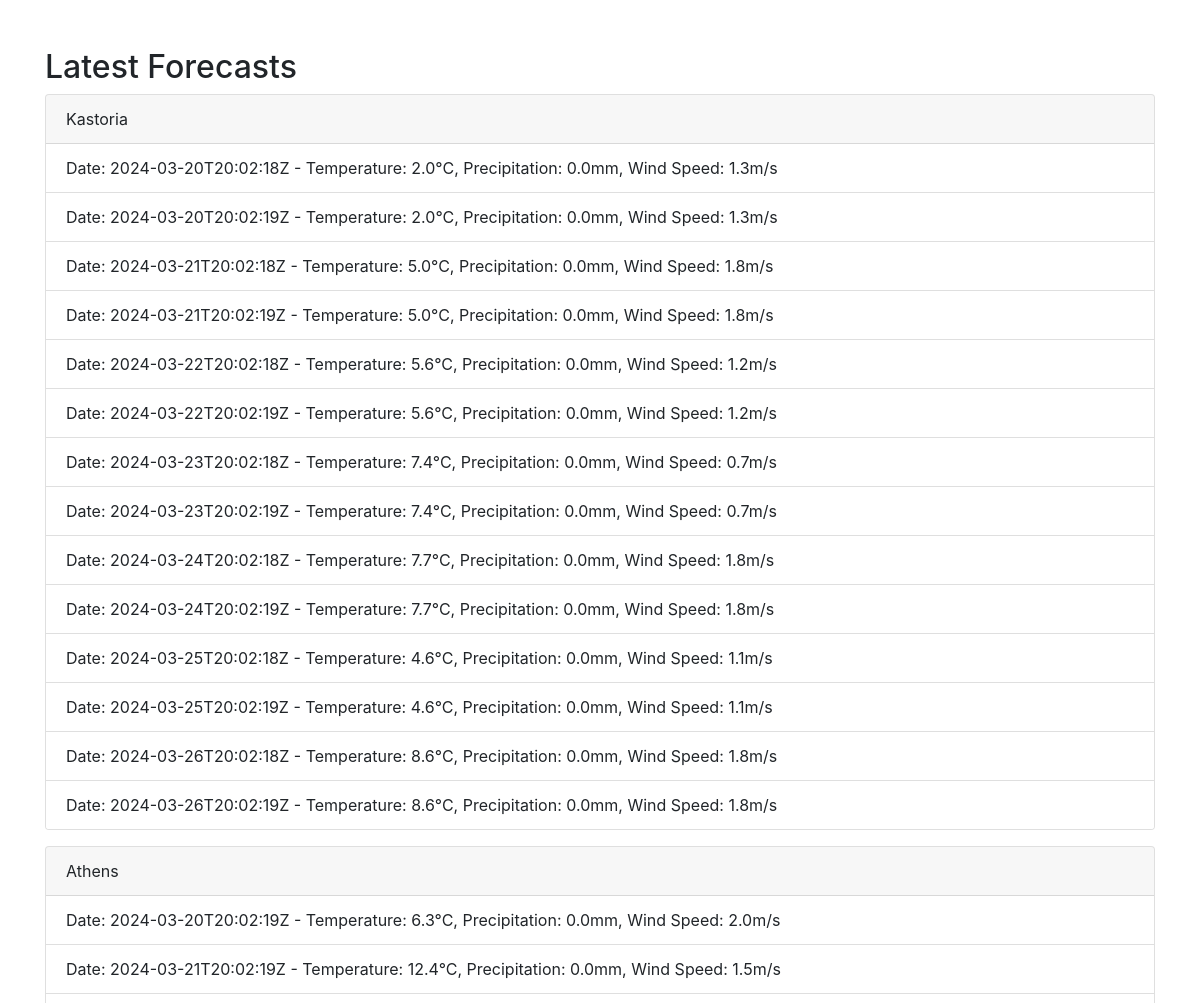
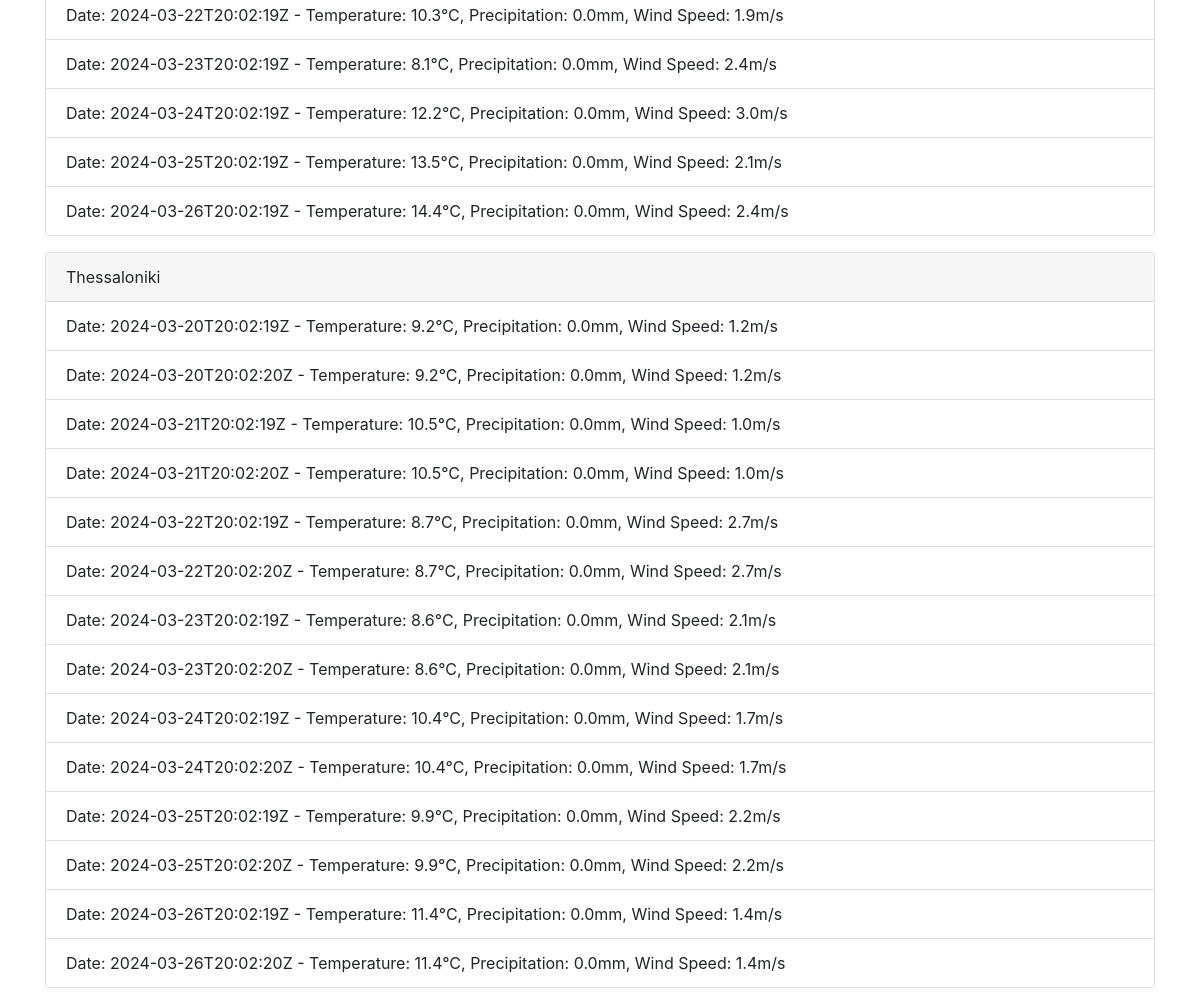
Screenshot of /latest_forecasts with the database file from the repository (2 pictures, top to bottom).
### tables this page shows
CREATE TABLE locations (
                id INTEGER PRIMARY KEY AUTOINCREMENT,
                name TEXT UNIQUE,
                coordinates TEXT UNIQUE
            );

CREATE TABLE forecasts (
                id INTEGER PRIMARY KEY AUTOINCREMENT,
                location_id INTEGER,
                forecast_date DATE,
                temperature REAL,
                precipitation REAL,
                wind_speed REAL,
                FOREIGN KEY (location_id) REFERENCES locations(id)
            );

### final.py (the view)
@app.route('/latest_forecasts', methods=['GET'])
def list_latest_forecasts():
    conn = get_db_connection()
    latest_forecasts_by_city = {}
    cities = conn.execute('SELECT * FROM locations').fetchall()
    for city in cities:
        latest_forecasts = conn.execute(
            'SELECT * FROM (SELECT * FROM forecasts WHERE location_id = ? ORDER BY forecast_date DESC) GROUP BY forecast_date',
            (city['id'],)
        ).fetchall()
        latest_forecasts_by_city[city['name']] = latest_forecasts
    conn.close()
    return render_template('latest_forecasts.html', latest_forecasts_by_city=latest_forecasts_by_city)

### final.py (called while the page is built)
def get_db_connection():
    conn = sqlite3.connect('weather.db')
    conn.row_factory = sqlite3.Row
    return conn

### templates/latest_forecasts.html (shortened to what this page needs)
<!DOCTYPE html>
<html lang="en">
<head>
    <link href="https://maxcdn.bootstrapcdn.com/bootstrap/4.5.2/css/bootstrap.min.css" rel="stylesheet">
</head>
<body>
    <div class="container mt-5">
        <h2>Latest Forecasts</h2>
        {% for city, forecasts in latest_forecasts_by_city.items() %}
            <div class="card mb-3">
                <div class="card-header">
                    {{ city }}
                </div>
                <ul class="list-group list-group-flush">
                    {% for forecast in forecasts %}
                        <li class="list-group-item">
                            Date: {{ forecast.forecast_date }} - Temperature: {{ forecast.temperature }}°C, Precipitation: {{ forecast.precipitation }}mm, Wind Speed: {{ forecast.wind_speed }}m/s
                        </li>
                    {% endfor %}
                </ul>
            </div>
        {% endfor %}
    </div>
</body>
</html>

### rows the page displays
locations: name "Kastoria"
forecasts: forecast_date "2024-03-20T20:02:18Z", temperature "2.0", precipitation "0.0", wind_speed "1.3"
forecasts: forecast_date "2024-03-20T20:02:19Z", temperature "2.0", precipitation "0.0", wind_speed "1.3"
forecasts: forecast_date "2024-03-21T20:02:18Z", temperature "5.0", precipitation "0.0", wind_speed "1.8"
forecasts: forecast_date "2024-03-21T20:02:19Z", temperature "5.0", precipitation "0.0", wind_speed "1.8"
forecasts: forecast_date "2024-03-22T20:02:18Z", temperature "5.6", precipitation "0.0", wind_speed "1.2"
forecasts: forecast_date "2024-03-22T20:02:19Z", temperature "5.6", precipitation "0.0", wind_speed "1.2"
forecasts: forecast_date "2024-03-23T20:02:18Z", temperature "7.4", precipitation "0.0", wind_speed "0.7"
forecasts: forecast_date "2024-03-23T20:02:19Z", temperature "7.4", precipitation "0.0", wind_speed "0.7"
forecasts: forecast_date "2024-03-24T20:02:18Z", temperature "7.7", precipitation "0.0", wind_speed "1.8"
forecasts: forecast_date "2024-03-24T20:02:19Z", temperature "7.7", precipitation "0.0", wind_speed "1.8"
forecasts: forecast_date "2024-03-25T20:02:18Z", temperature "4.6", precipitation "0.0", wind_speed "1.1"
forecasts: forecast_date "2024-03-25T20:02:19Z", temperature "4.6", precipitation "0.0", wind_speed "1.1"
forecasts: forecast_date "2024-03-26T20:02:18Z", temperature "8.6", precipitation "0.0", wind_speed "1.8"
forecasts: forecast_date "2024-03-26T20:02:19Z", temperature "8.6", precipitation "0.0", wind_speed "1.8"
locations: name "Athens"
forecasts: forecast_date "2024-03-20T20:02:19Z", temperature "6.3", precipitation "0.0", wind_speed "2.0"
forecasts: forecast_date "2024-03-21T20:02:19Z", temperature "12.4", precipitation "0.0", wind_speed "1.5"
forecasts: forecast_date "2024-03-22T20:02:19Z", temperature "10.3", precipitation "0.0", wind_speed "1.9"
forecasts: forecast_date "2024-03-23T20:02:19Z", temperature "8.1", precipitation "0.0", wind_speed "2.4"
forecasts: forecast_date "2024-03-24T20:02:19Z", temperature "12.2", precipitation "0.0", wind_speed "3.0"
forecasts: forecast_date "2024-03-25T20:02:19Z", temperature "13.5", precipitation "0.0", wind_speed "2.1"
forecasts: forecast_date "2024-03-26T20:02:19Z", temperature "14.4", precipitation "0.0", wind_speed "2.4"
locations: name "Thessaloniki"
forecasts: forecast_date "2024-03-20T20:02:19Z", temperature "9.2", precipitation "0.0", wind_speed "1.2"
forecasts: forecast_date "2024-03-20T20:02:20Z", temperature "9.2", precipitation "0.0", wind_speed "1.2"
forecasts: forecast_date "2024-03-21T20:02:19Z", temperature "10.5", precipitation "0.0", wind_speed "1.0"
forecasts: forecast_date "2024-03-21T20:02:20Z", temperature "10.5", precipitation "0.0", wind_speed "1.0"
forecasts: forecast_date "2024-03-22T20:02:19Z", temperature "8.7", precipitation "0.0", wind_speed "2.7"
forecasts: forecast_date "2024-03-22T20:02:20Z", temperature "8.7", precipitation "0.0", wind_speed "2.7"
forecasts: forecast_date "2024-03-23T20:02:19Z", temperature "8.6", precipitation "0.0", wind_speed "2.1"
forecasts: forecast_date "2024-03-23T20:02:20Z", temperature "8.6", precipitation "0.0", wind_speed "2.1"
forecasts: forecast_date "2024-03-24T20:02:19Z", temperature "10.4", precipitation "0.0", wind_speed "1.7"
forecasts: forecast_date "2024-03-24T20:02:20Z", temperature "10.4", precipitation "0.0", wind_speed "1.7"
forecasts: forecast_date "2024-03-25T20:02:19Z", temperature "9.9", precipitation "0.0", wind_speed "2.2"
forecasts: forecast_date "2024-03-25T20:02:20Z", temperature "9.9", precipitation "0.0", wind_speed "2.2"
forecasts: forecast_date "2024-03-26T20:02:19Z", temperature "11.4", precipitation "0.0", wind_speed "1.4"
forecasts: forecast_date "2024-03-26T20:02:20Z", temperature "11.4", precipitation "0.0", wind_speed "1.4"
